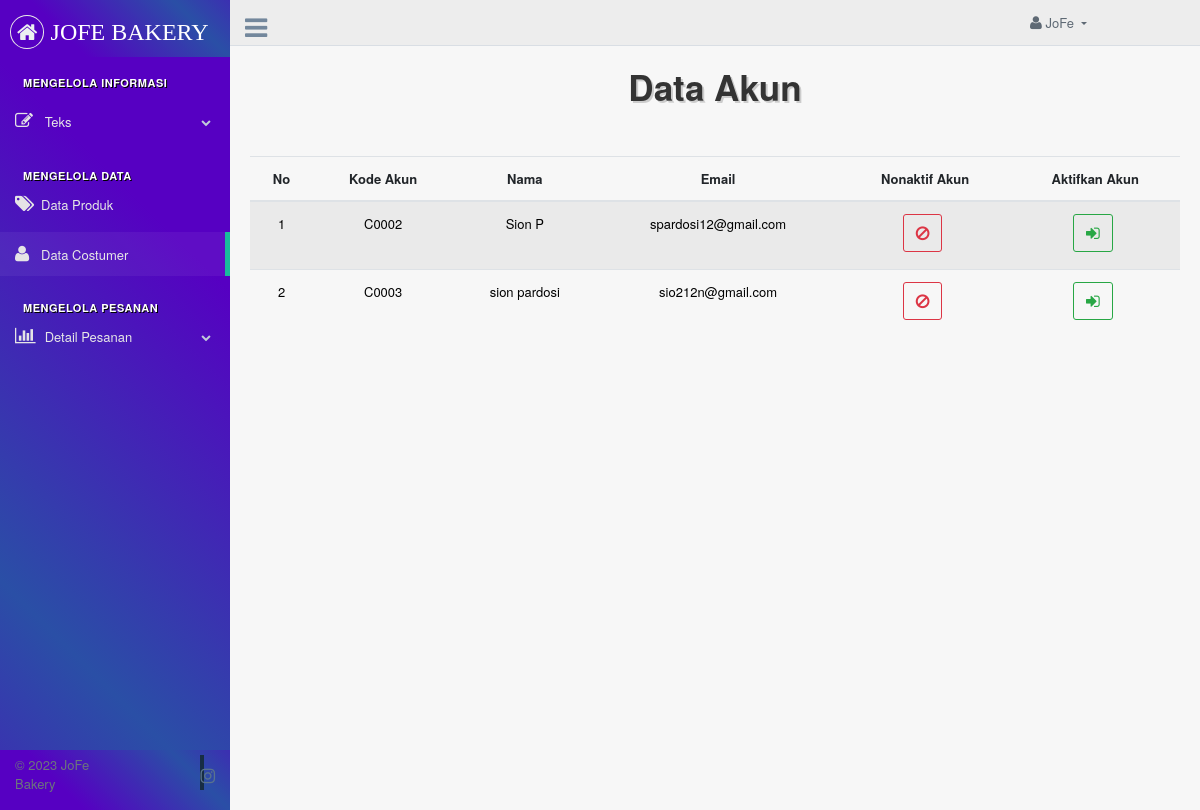
The app's page /admin/m_customer.php (signed in) with its own data.
### tables this page shows
CREATE TABLE `customer` (
  `kode_customer` VARCHAR(100) NOT NULL,
  `nama` VARCHAR(100) NOT NULL,
  `email` VARCHAR(100) NOT NULL,
  `username` VARCHAR(100) NOT NULL,
  `password` VARCHAR(100) NOT NULL,
  `telp` VARCHAR(200) NOT NULL,
  `status` INT(4) DEFAULT 1
);

### admin/m_customer.php (the view, shortened to what this page needs)
<?php
include '../koneksi/koneksi.php';
?>
<!DOCTYPE html>
<html lang="en">
<head>
    <link href="vendors/bootstrap/dist/css/bootstrap.min.css" rel="stylesheet">
    <link href="vendors/font-awesome/css/font-awesome.min.css" rel="stylesheet">
    <link href="vendors/nprogress/nprogress.css" rel="stylesheet">
    <link href="vendors/google-code-prettify/bin/prettify.min.css" rel="stylesheet">
    <link href="build/css/custom.min.css" rel="stylesheet">
</head>
<body class="nav-md">
    <div class="container body">
        <div class="main_container">
            <div class="col-md-3 left_col" style="background-color: #5600c2;
    background-image: linear-gradient(45deg, #5600c2 25%, #2A4FA6 50%, #5600c2 75%);
    background-size: 200% 200%;
    animation: wave 5s ease-in-out infinite;">
                <div class="left_col scroll-view" style="background-color: #5600c2;
    background-image: linear-gradient(45deg, #5600c2 25%, #2A4FA6 50%, #5600c2 75%);
    background-size: 200% 200%;
    animation: wave 5s ease-in-out infinite;">
                    <div class="navbar nav_title" style="background-color: #5600c2;
    background-image: linear-gradient(45deg, #5600c2 25%, #2A4FA6 50%, #5600c2 75%);
    background-size: 200% 200%;
    animation: wave 5s ease-in-out infinite;">
                        <a href="halaman_utama.php" class="site_title">
                            <i class="fa fa-home"></i>
                            <span
                                style="font-family: 'Pacifico', cursive; font-size: 24px; color: white; text-transform: uppercase;">JoFe
                                Bakery</span>
                        </a>
                    </div>
                    <br />
                    <div id="sidebar-menu" class="main_menu_side hidden-print main_menu">
                        <div class="menu_section">
                            <h3>Mengelola Informasi</h3>
                            <ul class="nav side-menu">
                                <li><a><i class="fa fa-edit"></i> Teks <span class="fa fa-chevron-down"></span></a>
                                </li><br>
                                <h3>Mengelola Data</h3>
                                <li><a href="m_produk.php"><i class="fa fa-tags"></i>Data Produk</a></li>
                                <li><a href="m_customer.php"><i class="fa fa-user"></i>Data Costumer</a></li><br>
                                <h3>Mengelola Pesanan</h3>
                                <li><a><i class="fa fa-bar-chart-o"></i> Detail Pesanan <span
                                            class="fa fa-chevron-down"></span></a>
                                </li>
                            </ul>
                        </div>
                    </div>
                    <div class="sidebar-footer hidden-small" style="background-color: #5600c2;
    background-image: linear-gradient(45deg, #5600c2 25%, #2A4FA6 50%, #5600c2 75%);
    background-size: 200% 200%;
    animation: wave 5s ease-in-out infinite;">
                        <div class="container-fluid">
                            <div class="row">
                                <div class="col-md-6">
                                    <span class="text-muted">© 2023 JoFe Bakery</span>
                                </div>
                                <div class="col-md-6 text-md-right">
                                    <ul class="list-inline">
                                        <li class="list-inline-item">
                                            <a href="https://www.instagram.com/jofe_bakery/" target="_blank"><i
                                                    class="fa fa-instagram"></i></a>
                                        </li>
                                    </ul>
                                </div>
                            </div>
                        </div>
                    </div>
                </div>
            </div>
            <div class="top_nav">
                <div class="nav_menu">
                    <div class="nav toggle">
                        <a id="menu_toggle"><i class="fa fa-bars"></i></a>
                    </div>
                    <nav class="nav navbar-nav">
                        <ul class=" navbar-right">
                            <li class="nav-item dropdown open" style="padding-right: 100px;">
                                <a href="javascript:;" class="user-profile dropdown-toggle" aria-haspopup="true"
                                    id="navbarDropdown" data-toggle="dropdown" aria-expanded="false">
                                    <i class="fa fa-user"></i> JoFe
                                </a>
                            </li>
                        </ul>
                    </nav>
                </div>
            </div>
            <div class="right_col" role="main">
                <div class="container" style="margin-bottom:39%;">
                    <div class="row">
                        <div class="col-md-12 text-center">
                            <h1 class="text-center mb-5"
                                style="font-size: 35px; font-weight: bold; color: #333; text-shadow: 2px 2px #ccc; font-family: 'Helvetica Neue', sans-serif;">
                                Data Akun</h1>
                        </div>
                    </div>
                    <div class="table-responsive">
                        <table class="table table-striped">
                            <thead>
                                <tr style="text-align:center;">
                                    <th scope="col">No</th>
                                    <th scope="col">Kode Akun</th>
                                    <th scope="col">Nama</th>
                                    <th scope="col">Email</th>
                                    <th scope="col">Nonaktif Akun</th>
                                    <th scope="col">Aktifkan Akun</th>
                                </tr>
                            </thead>
                            <tbody>
                                <?php
                                $result = mysqli_query($conn, "SELECT * FROM customer order by kode_customer asc");
                                $no = 1;
                                while ($row = mysqli_fetch_assoc($result)) {
                                    ?>
                                    <tr style="color: black; text-align:center;">
                                        <td style="color: black" scope="row">
                                            <?php echo $no; ?>
                                        </td>
                                        <td style="color: black">
                                            <?= $row['kode_customer']; ?>
                                        </td>
                                        <td style="color: black">
                                            <?= $row['nama']; ?>
                                        </td>
                                        <td>
                                            <?= $row['email']; ?>
                                        </td>
                                        <td>
                                            <a href="m_customer.php?kode=<?php echo $row['kode_customer']; ?>&page=nonaktif"
                                                class="btn btn-outline-danger"
                                                onclick="return confirm('Yakin Ingin Menonaktifkan Akun?')">
                                                <i class="fa fa-ban"></i>
                                            </a>
                                        </td>
                                        <td>
                                            <a href="m_customer.php?kode=<?php echo $row['kode_customer']; ?>&page=aktif"
                                                class="btn btn-outline-success"
                                                onclick="return confirm('Yakin Ingin Mengaktifkan Akun?')">
                                                <i class="fa fa-sign-in"></i>
                                            </a>
                                        </td>
                                    </tr>
                                    <?php
                                    $no++;
                                }
                                ?>
                            </tbody>
                        </table>
                    </div>
                </div>
            </div>
        </div>
    </div>
</body>
</html>

### records on screen
customer: kode_customer "C0002", nama "Sion P", email "spardosi12@gmail.com"
customer: kode_customer "C0003", nama "sion pardosi", email "sio212n@gmail.com"
